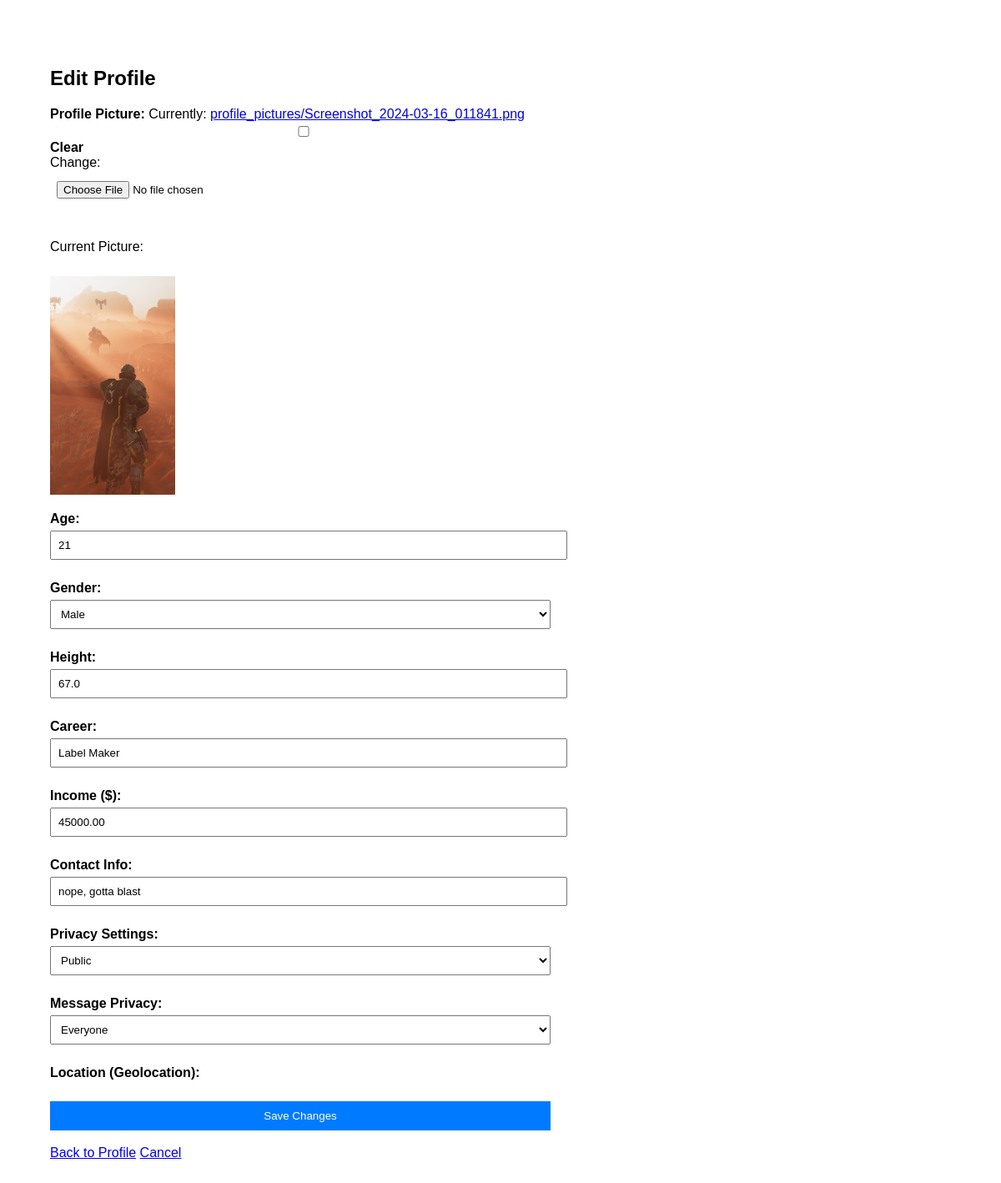
The app's page /users/profile/edit/ (signed in) with its own data.
### users/models.py (models this page shows, shortened)
class UserProfile(models.Model):
    PRIVACY_CHOICES = [
        ('public', 'Public'),
        ('private', 'Private'),
        ('friends', 'Friends Only')
    ]
    MESSAGE_CHOICES = [
        ('everyone', 'Everyone'),
        ('friends', 'Friends Only'),
        ('none', 'No One')
    ]
    user = models.OneToOneField(User, on_delete=models.CASCADE)
    age = models.IntegerField(null=True, blank=True, default=None)
    gender = models.CharField(max_length=10, choices=[('Male', 'Male'), ('Female', 'Female')], null=True, blank=True)
    height = models.FloatField(null=True, blank=True, default=None)
    career = models.CharField(max_length=100, null=True, blank=True)
    income = models.DecimalField(max_digits=10, decimal_places=2, null=True, blank=True, default=None)
    contact_info = models.CharField(max_length=100, null=True, blank=True)
    latitude = models.FloatField(null=True, blank=True, default=0.0)
    longitude = models.FloatField(null=True, blank=True, default=0.0)
    profile_picture = models.ImageField(upload_to='profile_pictures/', default='profile_pictures/default.jpg', null=True, blank=True)
    profile_visibility = models.CharField(max_length=10, choices=PRIVACY_CHOICES, default='public')
    message_privacy = models.CharField(max_length=10, choices=MESSAGE_CHOICES, default='everyone')
    allow_in_search = models.BooleanField(default=True)

### users/views.py (the view)
# urls.py: path('profile/edit/', views.edit_profile, name='edit_profile'),  # ✅ Fix: Place this before <str:username>
@login_required
def edit_profile(request):
    user_profile, created = UserProfile.objects.get_or_create(user=request.user)
    if request.method == "POST":
        form = UserProfileForm(request.POST, request.FILES, instance=user_profile)
        if form.is_valid():
            profile = form.save(commit=False)
            if "latitude" in request.POST and "longitude" in request.POST:
                profile.latitude = request.POST.get("latitude", 0.0)
                profile.longitude = request.POST.get("longitude", 0.0)
            profile.save()
            return redirect("profile", username=request.user.username)
    else:
        form = UserProfileForm(instance=user_profile)
    return render(request, "users/edit_profile.html", {"form": form})

### users/forms.py (shortened to what this page needs)
class UserProfileForm(forms.ModelForm):
    class Meta:
        model = UserProfile
        fields = [
            'age', 'gender', 'height', 'career', 'income', 'latitude', 'longitude',
            'profile_picture', 'contact_info', 'profile_visibility', 'message_privacy', 'allow_in_search'
        ]
        widgets = {
            'profile_visibility': forms.Select(choices=UserProfile.PRIVACY_CHOICES),
            'message_privacy': forms.Select(choices=UserProfile.MESSAGE_CHOICES),
            'allow_in_search': forms.CheckboxInput()
        }
        geolocation_enabled = forms.BooleanField(
            required=False, label="Enable Geolocation")

### templates/users/edit_profile.html (shortened to what this page needs)
<!DOCTYPE html>
<html lang="en">
<head>
</head>
<body>
    <h2>Edit Profile</h2>
    <form method="POST" enctype="multipart/form-data">
        <div class="form-group">
            <label for="id_profile_picture">Profile Picture:</label>
            {{ form.profile_picture }}
        </div>
        {% if form.instance.profile_picture %}
            <p>Current Picture:</p>
            <img class="profile-pic" src="{{ form.instance.profile_picture.url }}" alt="Profile Picture" width="150">
        {% endif %}
        <div class="form-group">
            <label for="id_age">Age:</label>
            {{ form.age }}
        </div>
        <div class="form-group">
            <label for="id_gender">Gender:</label>
            {{ form.gender }}
        </div>
        <div class="form-group">
            <label for="id_height">Height:</label>
            {{ form.height }}
        </div>
        <div class="form-group">
            <label for="id_career">Career:</label>
            {{ form.career }}
        </div>
        <div class="form-group">
            <label for="id_income">Income ($):</label>
            {{ form.income }}
        </div>
        <div class="form-group">
            <label for="id_contact_info">Contact Info:</label>
            {{ form.contact_info }}
        </div>
        <div class="form-group">
            <label for="id_profile_visibility">Privacy Settings:</label>
            {{ form.profile_visibility }}
        </div>
        <div class="form-group">
            <label for="id_message_privacy">Message Privacy:</label>
            {{ form.message_privacy }}
        </div>
        <div class="form-group">
            <label for="id_location">Location (Geolocation):</label>
        </div>
        <button type="submit">Save Changes</button>
    </form>
    <br>
    <a href="{% url 'profile' username=request.user.username %}">Back to Profile</a>
    <a href="{% url 'profile' username=request.user.username %}">Cancel</a>
</body>
</html>

### templates/users/edit_profile.html (style rules this page uses)
body { font-family: Arial, sans-serif; margin: 40px; padding: 20px; max-width: 600px; }
form { display: flex; flex-direction: column; gap: 10px; }
button { background-color: #007bff; color: white; padding: 10px; border: none; cursor: pointer; }
.profile-pic { margin-bottom: 10px; }
.form-group { margin-bottom: 15px; }
label { font-weight: bold; }
input, select, textarea { width: 100%; padding: 8px; margin-top: 5px; }

### records on screen
UserProfile: instance.profile_picture (picture), age "21", gender "Male", height "67.0", career "Label Maker", income "45000.00", contact_info "nope, gotta blast", profile_visibility "Public", message_privacy "Everyone"
